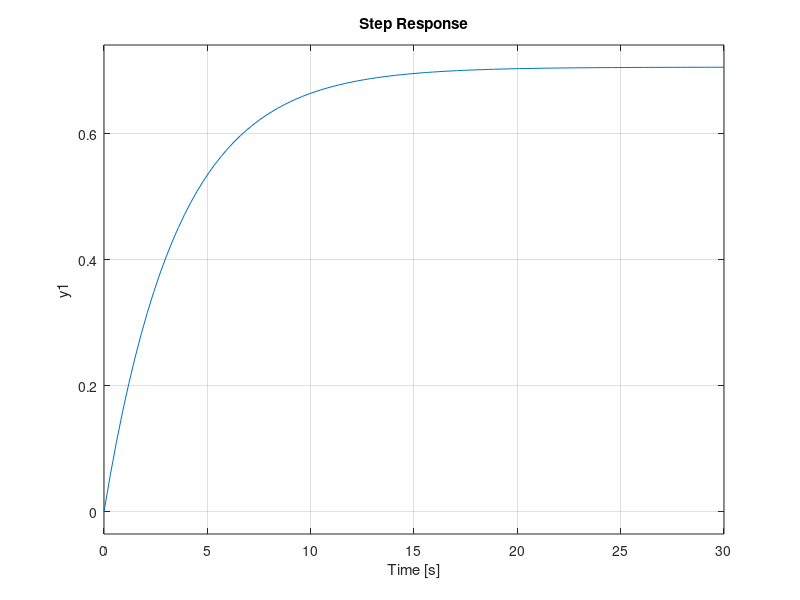

This figure's MATLAB source:
s=tf('s');
f=800;m=1200;b=100;
G=f/(m*s+b);
H=1;
%%
Kp=0.3;Ki=0;Kd=0;
C=pid(Kp,Ki,Kd);
T=feedback(C*G,H);
step(T)
